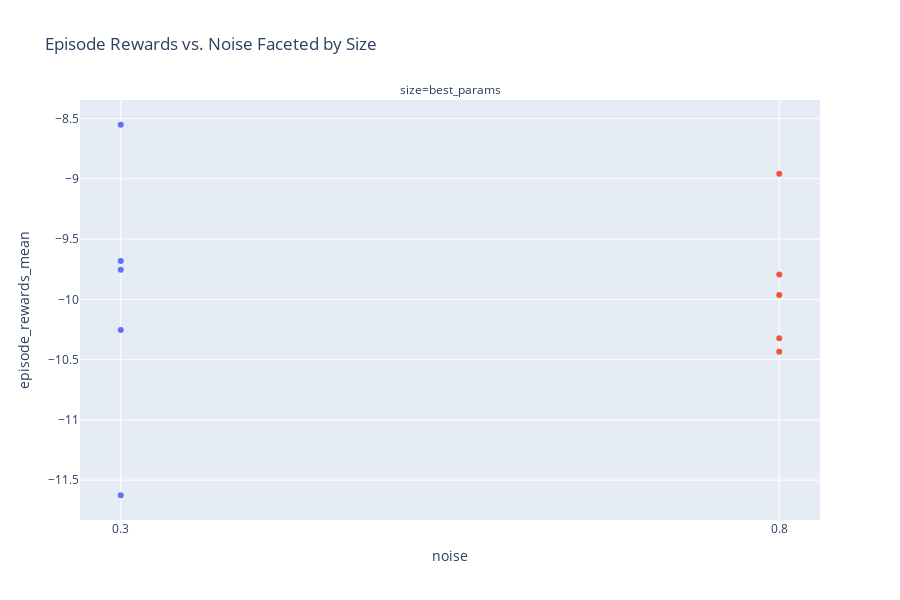

This figure's notebook cell:
### Code cell
import plotly.express as px

# Define readable names for selected hyperparams
readable_names = {
    hyperparam_columns[0]: "noise",
    hyperparam_columns[1]: "size"
}

# Rename columns in a copy of the dataframe
plot_df = sub_df.rename(columns=readable_names)

# Assign new column names
x_col = "noise"
y_col = "episode_rewards_mean"
facet_col = "size"

# Plot
fig = px.scatter(
    plot_df,
    x=x_col,
    y=y_col,
    color="experiment_name",  # Optional: color by experiment
    facet_col=facet_col,
    title="Episode Rewards vs. Noise Faceted by Size",
    height=600
)

fig.update_layout(showlegend=False)
fig.show()

### Figure 1 — Plotly figure (JSON) as saved in the notebook; plotly's stock layout.template omitted (floating-point values rounded to 4 significant figures)
{"data": [{"hovertemplate": "experiment_name=0000_agent_params.args_.action_w_noise_amplitude_0.3__experiment_run_name_best_params<br>size=best_params<br>noise=%{x}<br>episode_rewards_mean=%{y}<extra></extra>", "legendgroup": "0000_agent_params.args_.action_w_noise_amplitude_0.3__experiment_run_name_best_params", "marker": {"color": "#636efa", "symbol": "circle"}, "mode": "markers", "name": "0000_agent_params.args_.action_w_noise_amplitude_0.3__experiment_run_name_best_params", "orientation": "v", "showlegend": true, "type": "scatter", "x": ["0.3", "0.3", "0.3", "0.3", "0.3"], "xaxis": "x", "y": [-10.25, -8.552, -9.754, -11.63, -9.682], "yaxis": "y"}, {"hovertemplate": "experiment_name=0001_agent_params.args_.action_w_noise_amplitude_0.8__experiment_run_name_best_params<br>size=best_params<br>noise=%{x}<br>episode_rewards_mean=%{y}<extra></extra>", "legendgroup": "0001_agent_params.args_.action_w_noise_amplitude_0.8__experiment_run_name_best_params", "marker": {"color": "#EF553B", "symbol": "circle"}, "mode": "markers", "name": "0001_agent_params.args_.action_w_noise_amplitude_0.8__experiment_run_name_best_params", "orientation": "v", "showlegend": true, "type": "scatter", "x": ["0.8", "0.8", "0.8", "0.8", "0.8"], "xaxis": "x", "y": [-9.794, -10.32, -8.958, -9.963, -10.44], "yaxis": "y"}], "layout": {"annotations": [{"font": {}, "showarrow": false, "text": "size=best_params", "x": 0.5, "xanchor": "center", "xref": "paper", "y": 1, "yanchor": "bottom", "yref": "paper"}], "height": 600, "legend": {"title": {"text": "experiment_name"}, "tracegroupgap": 0}, "showlegend": false, "title": {"text": "Episode Rewards vs. Noise Faceted by Size"}, "xaxis": {"anchor": "y", "domain": [0, 1], "title": {"text": "noise"}}, "yaxis": {"anchor": "x", "domain": [0, 1], "title": {"text": "episode_rewards_mean"}}}}
